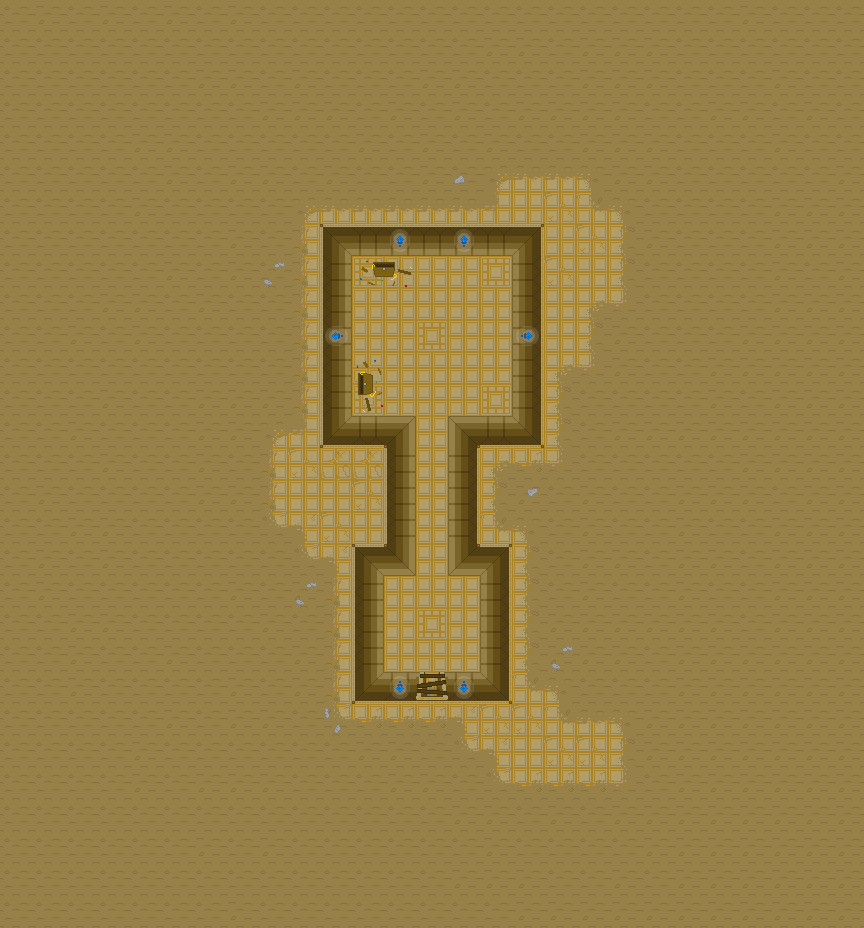

The image is a tile-based game level rendered from a .tmx file. Its description and complete source (layers, tilesets, objects, tile grids) follow:
An orthogonal 27x29 tile map with 32x32 px tiles, 2 tile layers (Floor, Detail 1), 1 hidden layer not drawn, 3 tilesets and 11 objects (7x lamppost, 2x open_chest_deb, door_board, enemy).

<map version="1.0" tiledversion="1.1.2" orientation="orthogonal" renderorder="right-down" width="27" height="29" tilewidth="32" tileheight="32" infinite="0" nextobjectid="64">
 <tileset firstgid="1" source="tileset_dusty_v02.tsx" />
 <tileset firstgid="41" source="tileset_temple_v01.tsx" />
 <tileset firstgid="53" source="tileset_mining_v01.tsx" />
 <layer name="Floor" width="27" height="29">
  <data encoding="csv">
28,29,28,29,28,29,28,29,28,28,28,28,28,28,28,28,28,28,28,28,28,28,28,29,28,28,28,
28,28,28,28,28,28,28,28,28,28,28,28,28,28,28,29,29,28,29,29,29,28,28,28,28,28,28,
28,28,28,28,28,28,29,29,28,29,28,28,28,29,29,28,28,28,29,29,29,28,28,28,29,28,28,
28,28,28,28,28,28,28,28,29,29,29,28,29,28,29,28,29,29,29,29,28,28,29,29,28,29,28,
28,28,28,28,29,29,28,28,28,28,28,29,28,29,28,29,28,28,29,29,29,28,28,28,29,28,28,
28,28,28,28,28,29,28,29,29,28,29,28,28,29,28,1,2,2,3,29,29,28,28,28,28,28,29,
28,28,28,28,29,28,28,28,28,1,2,2,2,2,2,13,10,20,12,3,28,28,28,28,29,29,29,
28,28,28,28,28,28,28,29,28,9,51,48,48,48,48,48,2684354611,10,20,11,29,28,28,28,29,29,29,
28,28,28,28,28,29,28,29,28,9,1610612784,45,10,10,10,45,2684354608,20,10,11,28,28,28,28,29,28,29,
28,28,28,29,29,28,29,28,28,9,1610612784,10,10,10,10,10,2684354608,10,4,19,28,28,28,28,29,29,29,
28,28,29,28,29,28,28,28,28,9,1610612784,10,10,45,10,10,2684354608,10,11,29,28,28,28,29,29,29,29,
28,28,28,28,28,28,28,28,28,9,1610612784,10,10,10,10,10,2684354608,4,19,29,28,28,29,29,29,29,29,
28,28,28,29,28,28,29,29,29,9,1610612784,45,10,10,10,45,2684354608,11,28,28,28,28,29,28,29,29,29,
28,28,29,28,28,28,29,29,1,13,1610612787,3221225520,1610612788,10,3221225524,3221225520,3221225523,11,28,29,29,29,29,29,29,29,29,
28,28,28,29,28,28,29,28,9,20,21,21,1610612784,10,2684354608,4,18,19,28,28,28,28,28,29,29,29,29,
28,29,28,28,28,28,29,29,9,10,10,20,1610612784,10,2684354608,11,29,28,29,28,28,29,29,29,28,29,29,
28,28,29,29,28,28,28,28,17,5,20,10,1610612784,10,2684354608,12,3,28,29,28,28,29,28,28,29,29,29,
28,29,28,29,28,28,28,28,28,17,5,51,52,10,2684354612,2684354611,11,28,29,29,28,29,29,28,29,29,29,
28,29,28,28,28,28,28,29,28,29,9,1610612784,10,10,10,2684354608,11,28,29,28,28,29,28,28,29,29,29,
28,28,29,29,28,28,28,28,29,28,9,1610612784,10,45,10,2684354608,11,29,29,29,29,29,29,28,29,29,29,
28,28,29,28,28,29,28,28,28,29,9,1610612784,10,10,10,2684354608,11,29,29,29,28,29,29,29,29,29,29,
28,28,29,28,28,28,28,29,28,29,9,1610612787,3221225520,3221225511,3221225520,3221225523,12,3,28,28,28,29,29,29,29,29,29,
28,28,28,28,28,29,28,29,29,28,17,18,18,18,5,20,20,12,2,3,29,29,29,29,29,29,29,
28,28,28,28,29,28,28,28,28,28,28,29,29,28,17,5,10,20,20,11,29,29,29,29,29,29,29,
28,28,28,28,29,28,29,29,29,28,28,28,29,29,28,17,18,18,18,19,28,29,29,29,29,29,29,
28,28,28,28,28,28,28,28,28,28,28,28,28,28,29,29,28,29,28,29,29,29,29,29,29,29,29,
28,28,28,28,28,28,29,28,29,28,28,28,28,28,28,29,28,28,28,28,29,29,29,29,29,29,29,
28,28,28,28,28,28,28,28,28,28,28,28,28,28,29,29,29,28,28,29,28,29,29,29,29,29,29,
28,28,28,28,28,28,28,29,28,28,28,28,28,28,28,28,29,29,29,29,29,29,29,29,29,29,29
</data>
 </layer>
 <layer name="Detail 1" width="27" height="29">
  <data encoding="csv">
0,0,0,0,0,0,0,0,0,0,0,0,0,0,0,0,0,0,0,0,0,0,0,0,0,0,0,
0,0,0,0,0,0,0,0,0,0,0,0,0,0,0,0,0,0,0,0,0,0,0,0,0,0,0,
0,0,0,0,0,0,0,0,0,0,0,0,0,0,0,0,0,0,0,0,0,0,0,0,0,0,0,
0,0,0,0,0,0,0,0,0,0,0,0,0,0,0,0,0,0,0,0,0,0,0,0,0,0,0,
0,0,0,0,0,0,0,0,0,0,0,0,0,0,0,0,0,0,0,0,0,0,0,0,0,0,0,
0,0,0,0,0,0,0,0,0,0,0,0,0,0,55,0,0,0,0,0,0,0,0,0,0,0,0,
0,0,0,0,0,0,0,0,0,0,0,0,0,0,0,0,0,0,0,0,0,0,0,0,0,0,0,
0,0,0,0,0,0,0,0,0,0,0,0,41,0,41,0,0,0,0,0,0,0,0,0,0,0,0,
0,0,0,0,0,0,0,0,56,0,0,49,50,0,0,0,0,0,0,0,0,0,0,0,0,0,0,
0,0,0,0,0,0,0,0,0,0,0,0,0,0,0,0,0,0,0,0,0,0,0,0,0,0,0,
0,0,0,0,0,0,0,0,0,0,1610612777,0,0,0,0,0,2684354601,0,0,0,0,0,0,0,0,0,0,
0,0,0,0,0,0,0,0,0,0,0,536870961,0,0,0,0,0,0,0,0,0,0,0,0,0,0,0,
0,0,0,0,0,0,0,0,0,0,0,536870962,0,0,0,0,0,0,0,0,0,0,0,0,0,0,0,
0,0,0,0,0,0,0,0,0,0,0,0,0,0,0,0,0,0,0,0,0,0,0,0,0,0,0,
0,0,0,0,0,0,0,0,0,0,0,0,0,0,0,0,0,0,0,0,0,0,0,0,0,0,0,
0,0,0,0,0,0,0,0,0,0,0,0,0,0,0,0,3221225527,0,0,0,0,0,0,0,0,0,0,
0,0,0,0,0,0,0,0,0,0,0,0,0,0,0,0,0,0,0,0,0,0,0,0,0,0,0,
0,0,0,0,0,0,0,0,0,0,0,0,0,0,0,0,0,0,0,0,0,0,0,0,0,0,0,
0,0,0,0,0,0,0,0,0,56,0,0,0,0,0,0,0,0,0,0,0,0,0,0,0,0,0,
0,0,0,0,0,0,0,0,0,0,0,0,0,0,0,0,0,0,0,0,0,0,0,0,0,0,0,
0,0,0,0,0,0,0,0,0,0,0,0,0,0,0,0,0,56,0,0,0,0,0,0,0,0,0,
0,0,0,0,0,0,0,0,0,0,0,0,3221225513,3221225539,3221225513,0,0,0,0,0,0,0,0,0,0,0,0,
0,0,0,0,0,0,0,0,0,0,2684354622,0,0,0,0,0,0,0,0,0,0,0,0,0,0,0,0,
0,0,0,0,0,0,0,0,0,0,0,0,0,0,0,0,0,0,0,0,0,0,0,0,0,0,0,
0,0,0,0,0,0,0,0,0,0,0,0,0,0,0,0,0,0,0,0,0,0,0,0,0,0,0,
0,0,0,0,0,0,0,0,0,0,0,0,0,0,0,0,0,0,0,0,0,0,0,0,0,0,0,
0,0,0,0,0,0,0,0,0,0,0,0,0,0,0,0,0,0,0,0,0,0,0,0,0,0,0,
0,0,0,0,0,0,0,0,0,0,0,0,0,0,0,0,0,0,0,0,0,0,0,0,0,0,0,
0,0,0,0,0,0,0,0,0,0,0,0,0,0,0,0,0,0,0,0,0,0,0,0,0,0,0
</data>
 </layer>
 <objectgroup name="objects" visible="0">
  <object id="54" name="lamppost" x="395.47" y="678.03" width="9.33333" height="14.6667" />
  <object id="55" name="lamppost" x="459.47" y="679.364" width="9.33333" height="14.6667" />
  <object id="56" name="lamppost" x="516.667" y="330.666" width="17" height="8.33333" />
  <object id="57" name="lamppost" x="330.333" y="331" width="17" height="8.33333" />
  <object id="58" name="lamppost" x="395" y="232.667" width="9.33333" height="14.6667" />
  <object id="59" name="lamppost" x="459" y="234" width="9.33333" height="14.6667" />
  <object id="60" name="lamppost" x="459" y="234" width="9.33333" height="14.6667" />
  <object id="61" name="door_board" x="416.5" y="672.5" width="30.5" height="25.5" />
  <object id="62" name="open_chest_deb" x="373.002" y="262.295" width="21.9413" height="13.0603" />
  <object id="63" name="open_chest_deb" x="358.667" y="373.666" width="14.6667" height="20" />
 </objectgroup>
 <objectgroup name="enemy" visible="0">
  <object id="1" name="enemy" x="416" y="320">
   <properties>
    <property name="collidable" type="int" value="0" />
   </properties>
   <point />
  </object>
 </objectgroup>
 <layer name="walls" width="27" height="29" visible="0">
  <properties>
   <property name="collidable" type="bool" value="true" />
  </properties>
  <data encoding="csv">
0,0,0,0,0,0,0,0,0,0,0,0,0,0,0,0,0,0,0,0,0,0,0,0,0,0,0,
0,0,0,0,0,0,0,0,0,0,0,0,0,0,0,0,0,0,0,0,0,0,0,0,0,0,0,
0,0,0,0,0,0,0,0,0,0,0,0,0,0,0,0,0,0,0,0,0,0,0,0,0,0,0,
0,0,0,0,0,0,0,0,0,0,0,0,0,0,0,0,0,0,0,0,0,0,0,0,0,0,0,
0,0,0,0,0,0,0,0,0,0,0,0,0,0,0,0,0,0,0,0,0,0,0,0,0,0,0,
0,0,0,0,0,0,0,0,0,0,0,0,0,0,0,0,0,0,0,0,0,0,0,0,0,0,0,
0,0,0,0,0,0,0,0,0,0,0,0,0,0,0,0,0,0,0,0,0,0,0,0,0,0,0,
0,0,0,0,0,0,0,0,0,0,8,8,8,8,8,8,8,0,0,0,0,0,0,0,0,0,0,
0,0,0,0,0,0,0,0,0,0,8,0,0,0,0,0,8,0,0,0,0,0,0,0,0,0,0,
0,0,0,0,0,0,0,0,0,0,8,0,0,0,0,0,8,0,0,0,0,0,0,0,0,0,0,
0,0,0,0,0,0,0,0,0,0,8,0,0,0,0,0,8,0,0,0,0,0,0,0,0,0,0,
0,0,0,0,0,0,0,0,0,0,8,0,0,0,0,0,8,0,0,0,0,0,0,0,0,0,0,
0,0,0,0,0,0,0,0,0,0,8,0,0,0,0,0,8,0,0,0,0,0,0,0,0,0,0,
0,0,0,0,0,0,0,0,0,0,8,8,8,0,8,8,8,0,0,0,0,0,0,0,0,0,0,
0,0,0,0,0,0,0,0,0,0,0,0,8,0,8,0,0,0,0,0,0,0,0,0,0,0,0,
0,0,0,0,0,0,0,0,0,0,0,0,8,0,8,0,0,0,0,0,0,0,0,0,0,0,0,
0,0,0,0,0,0,0,0,0,0,0,0,8,0,8,0,0,0,0,0,0,0,0,0,0,0,0,
0,0,0,0,0,0,0,0,0,0,0,8,8,0,8,8,0,0,0,0,0,0,0,0,0,0,0,
0,0,0,0,0,0,0,0,0,0,0,8,0,0,0,8,0,0,0,0,0,0,0,0,0,0,0,
0,0,0,0,0,0,0,0,0,0,0,8,0,0,0,8,0,0,0,0,0,0,0,0,0,0,0,
0,0,0,0,0,0,0,0,0,0,0,8,0,0,0,8,0,0,0,0,0,0,0,0,0,0,0,
0,0,0,0,0,0,0,0,0,0,0,8,8,8,8,8,0,0,0,0,0,0,0,0,0,0,0,
0,0,0,0,0,0,0,0,0,0,0,0,0,0,0,0,0,0,0,0,0,0,0,0,0,0,0,
0,0,0,0,0,0,0,0,0,0,0,0,0,0,0,0,0,0,0,0,0,0,0,0,0,0,0,
0,0,0,0,0,0,0,0,0,0,0,0,0,0,0,0,0,0,0,0,0,0,0,0,0,0,0,
0,0,0,0,0,0,0,0,0,0,0,0,0,0,0,0,0,0,0,0,0,0,0,0,0,0,0,
0,0,0,0,0,0,0,0,0,0,0,0,0,0,0,0,0,0,0,0,0,0,0,0,0,0,0,
0,0,0,0,0,0,0,0,0,0,0,0,0,0,0,0,0,0,0,0,0,0,0,0,0,0,0,
0,0,0,0,0,0,0,0,0,0,0,0,0,0,0,0,0,0,0,0,0,0,0,0,0,0,0
</data>
 </layer>
</map>
